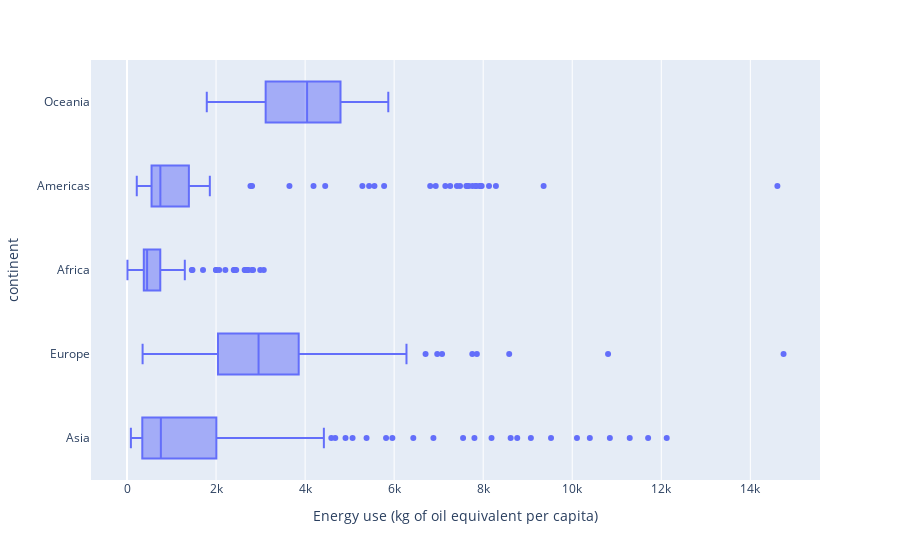

Notebook code for this chart:
### Code cell
fig = px.box(df, x="Energy use (kg of oil equivalent per capita)", y="continent")
fig.show()

### Figure 1 — Plotly figure (JSON) as saved in the notebook; plotly's stock layout.template omitted (floating-point values rounded to 4 significant figures; data arrays with more than 128 entries replaced by an {"elided": "..."} marker saying what was removed)
{"data": [{"alignmentgroup": "True", "hovertemplate": "Energy use (kg of oil equivalent per capita)=%{x}<br>continent=%{y}<extra></extra>", "legendgroup": "", "marker": {"color": "#636efa"}, "name": "", "notched": false, "offsetgroup": "", "orientation": "h", "showlegend": false, "type": "box", "x": {"elided": "1184 float values"}, "x0": " ", "xaxis": "x", "y": {"elided": "1184 str values"}, "y0": " ", "yaxis": "y"}], "layout": {"boxmode": "group", "legend": {"tracegroupgap": 0}, "margin": {"t": 60}, "xaxis": {"anchor": "y", "domain": [0, 1], "title": {"text": "Energy use (kg of oil equivalent per capita)"}}, "yaxis": {"anchor": "x", "domain": [0, 1], "title": {"text": "continent"}}}}
